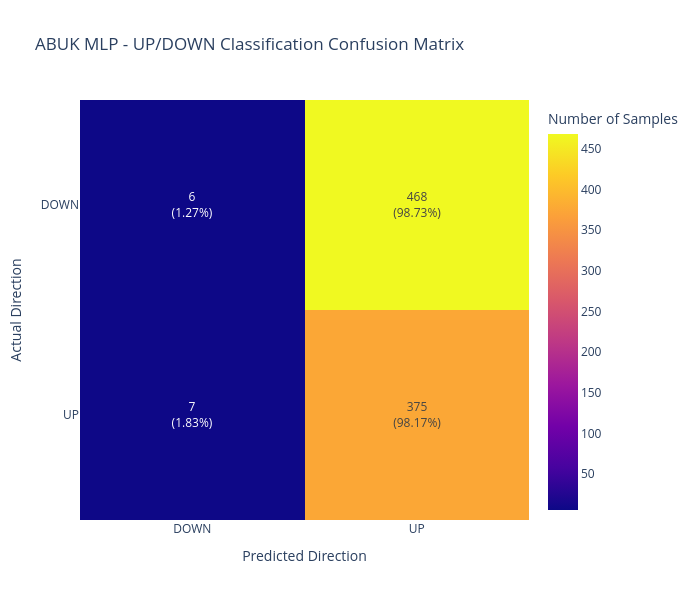

Notebook cell for this chart:
### Code cell
# Confusion matrix
cm = confusion_matrix(
    actual_direction,
    predicted_direction,
    labels=[0, 1]
)

# Row-wise percentages
# This tells us the percentage of each actual class
cm_percentage = cm / cm.sum(axis=1, keepdims=True) * 100

# Text displayed inside each cell
text = np.empty(cm.shape, dtype=object)

for i in range(cm.shape[0]):
    for j in range(cm.shape[1]):
        text[i, j] = (
            f"{cm[i, j]}<br>"
            f"({cm_percentage[i, j]:.2f}%)"
        )

# DataFrame
cm_df = pd.DataFrame(
    cm,
    index=["DOWN", "UP"],
    columns=["DOWN", "UP"]
)

# Heatmap
fig = px.imshow(
    cm_df,
    x=["DOWN", "UP"],
    y=["DOWN", "UP"],
    labels={
        "x": "Predicted Direction",
        "y": "Actual Direction",
        "color": "Number of Samples"
    },
    title="ABUK MLP - UP/DOWN Classification Confusion Matrix",
    text_auto=False,
    aspect="auto"
)

# Count + percentage inside cells
fig.update_traces(
    text=text,
    texttemplate="%{text}",
    hovertemplate=(
        "Actual: %{y}<br>"
        "Predicted: %{x}<br>"
        "Count: %{z}<br>"
        "<extra></extra>"
    )
)

fig.update_layout(
    xaxis_title="Predicted Direction",
    yaxis_title="Actual Direction",
    width=700,
    height=600
)

fig.show()

### Figure 1 — Plotly figure (JSON) as saved in the notebook; plotly's stock layout.template omitted (floating-point values rounded to 4 significant figures)
{"data": [{"coloraxis": "coloraxis", "hovertemplate": "Actual: %{y}<br>Predicted: %{x}<br>Count: %{z}<br><extra></extra>", "name": "0", "text": [["6<br>(1.27%)", "468<br>(98.73%)"], ["7<br>(1.83%)", "375<br>(98.17%)"]], "texttemplate": "%{text}", "type": "heatmap", "x": ["DOWN", "UP"], "xaxis": "x", "y": ["DOWN", "UP"], "yaxis": "y", "z": [[6, 468], [7, 375]]}], "layout": {"coloraxis": {"colorbar": {"title": {"text": "Number of Samples"}}, "colorscale": [[0, "#0d0887"], [0.1111, "#46039f"], [0.2222, "#7201a8"], [0.3333, "#9c179e"], [0.4444, "#bd3786"], [0.5556, "#d8576b"], [0.6667, "#ed7953"], [0.7778, "#fb9f3a"], [0.8889, "#fdca26"], [1, "#f0f921"]]}, "height": 600, "title": {"text": "ABUK MLP - UP/DOWN Classification Confusion Matrix"}, "width": 700, "xaxis": {"anchor": "y", "domain": [0, 1], "title": {"text": "Predicted Direction"}}, "yaxis": {"anchor": "x", "autorange": "reversed", "domain": [0, 1], "title": {"text": "Actual Direction"}}}}
